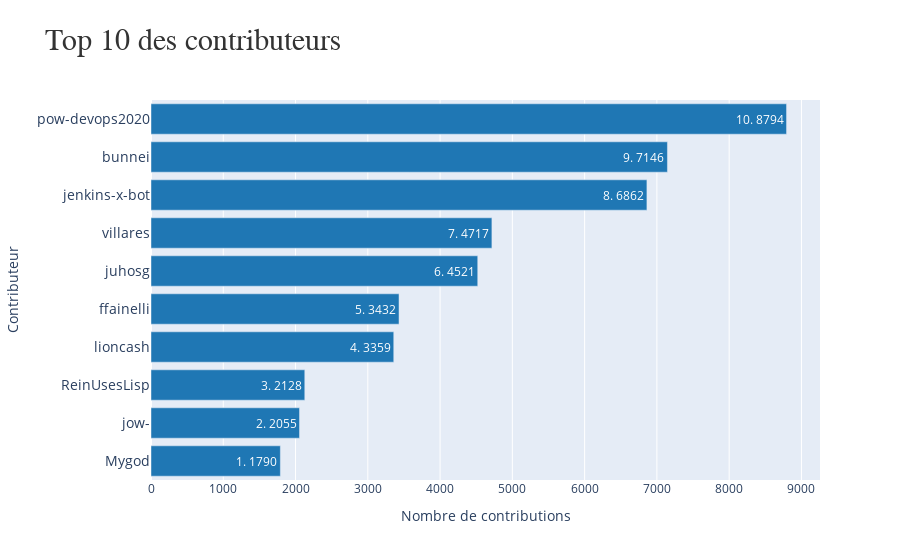

The notebook cell saved with this chart:
### Code cell
import pandas as pd
import plotly.graph_objs as go


# Grouper les données par contributeur et compter le nombre de contributions pour chaque contributeur
contributions_count = df.groupby('login').sum()['contributions']

# Trier les données par nombre de contributions
contributions_count = contributions_count.sort_values(ascending=False)

# Sélectionner les 10 premiers contributeurs
top_10_contributors = contributions_count[:10]

# Créer une liste de chaînes de caractères pour les valeurs numérotées
values_text = [f'{i+1}. {value}' for i, value in enumerate(top_10_contributors.values[::-1])]

# Créer un objet Trace pour le diagramme à barres horizontales
trace = go.Bar(x=top_10_contributors.values[::-1],
               y=top_10_contributors.index[::-1],
               text=values_text,
               orientation='h',
               marker=dict(color='#1f77b4'))

# Créer un objet Layout pour le diagramme
layout = go.Layout(title='Top 10 des contributeurs',
                   xaxis=dict(title='Nombre de contributions'),
                   yaxis=dict(title='Contributeur',
                              tickfont=dict(size=14)))

# Créer un objet Figure qui combine les données et la mise en page
fig = go.Figure(data=[trace], layout=layout)

# Définir le style du titre
fig.update_layout(title_font=dict(size=30, family='Arial', color='#333'))

# Afficher le diagramme
fig.show()

### Figure 1 — Plotly figure (JSON) as saved in the notebook; plotly's stock layout.template omitted (floating-point values rounded to 4 significant figures)
{"data": [{"marker": {"color": "#1f77b4"}, "orientation": "h", "text": ["1. 1790", "2. 2055", "3. 2128", "4. 3359", "5. 3432", "6. 4521", "7. 4717", "8. 6862", "9. 7146", "10. 8794"], "type": "bar", "x": [1790, 2055, 2128, 3359, 3432, 4521, 4717, 6862, 7146, 8794], "y": ["Mygod", "jow-", "ReinUsesLisp", "lioncash", "ffainelli", "juhosg", "villares", "jenkins-x-bot", "bunnei", "pow-devops2020"]}], "layout": {"title": {"font": {"color": "#333", "family": "Arial", "size": 30}, "text": "Top 10 des contributeurs"}, "xaxis": {"title": {"text": "Nombre de contributions"}}, "yaxis": {"tickfont": {"size": 14}, "title": {"text": "Contributeur"}}}}
